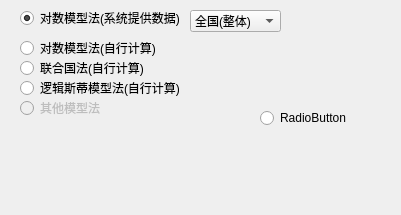
         <widget class="QWidget" name="page_23">
          <property name="geometry">
           <rect>
            <x>0</x>
            <y>0</y>
            <width>401</width>
            <height>215</height>
           </rect>
          </property>
          <attribute name="label">
           <string>预期寿命</string>
          </attribute>
          <widget class="QRadioButton" name="radioButton_237">
           <property name="geometry">
            <rect>
             <x>20</x>
             <y>10</y>
             <width>161</width>
             <height>16</height>
            </rect>
           </property>
           <property name="text">
            <string>对数模型法(系统提供数据)</string>
           </property>
           <property name="checked">
            <bool>true</bool>
           </property>
          </widget>
          <widget class="QRadioButton" name="radioButton_238">
           <property name="geometry">
            <rect>
             <x>260</x>
             <y>110</y>
             <width>89</width>
             <height>16</height>
            </rect>
           </property>
           <property name="text">
            <string>RadioButton</string>
           </property>
          </widget>
          <widget class="QRadioButton" name="radioButton_239">
           <property name="geometry">
            <rect>
             <x>20</x>
             <y>40</y>
             <width>141</width>
             <height>16</height>
            </rect>
           </property>
           <property name="text">
            <string>对数模型法(自行计算)</string>
           </property>
          </widget>
          <widget class="QRadioButton" name="radioButton_240">
           <property name="geometry">
            <rect>
             <x>20</x>
             <y>60</y>
             <width>131</width>
             <height>16</height>
            </rect>
           </property>
           <property name="text">
            <string>联合国法(自行计算)</string>
           </property>
          </widget>
          <widget class="QRadioButton" name="radioButton_241">
           <property name="geometry">
            <rect>
             <x>20</x>
             <y>80</y>
             <width>171</width>
             <height>16</height>
            </rect>
           </property>
           <property name="text">
            <string>逻辑斯蒂模型法(自行计算)</string>
           </property>
          </widget>
          <widget class="QRadioButton" name="radioButton_242">
           <property name="enabled">
            <bool>false</bool>
           </property>
           <property name="geometry">
            <rect>
             <x>20</x>
             <y>100</y>
             <width>89</width>
             <height>16</height>
            </rect>
           </property>
           <property name="text">
            <string>其他模型法</string>
           </property>
          </widget>
          <widget class="QComboBox" name="comboBox00_2">
           <property name="geometry">
            <rect>
             <x>190</x>
             <y>10</y>
             <width>91</width>
             <height>22</height>
            </rect>
           </property>
           <item>
            <property name="text">
             <string>全国(整体)</string>
            </property>
           </item>
           <item>
            <property name="text">
             <string>全国(分省合计)</string>
            </property>
           </item>
           <item>
            <property name="text">
             <string>北京</string>
            </property>
           </item>
           <item>
            <property name="text">
             <string>天津</string>
            </property>
           </item>
           <item>
            <property name="text">
             <string>河北</string>
            </property>
           </item>
           <item>
            <property name="text">
             <string>山西</string>
            </property>
           </item>
           <item>
            <property name="text">
             <string>辽宁</string>
            </property>
           </item>
           <item>
            <property name="text">
             <string>吉林</string>
            </property>
           </item>
           <item>
            <property name="text">
             <string>黑龙江</string>
            </property>
           </item>
           <item>
            <property name="text">
             <string>上海</string>
            </property>
           </item>
           <item>
            <property name="text">
             <string>浙江</string>
            </property>
           </item>
           <item>
            <property name="text">
             <string>安徽</string>
            </property>
           </item>
           <item>
            <property name="text">
             <string>福建</string>
            </property>
           </item>
           <item>
            <property name="text">
             <string>江西</string>
            </property>
           </item>
           <item>
            <property name="text">
             <string>广西</string>
            </property>
           </item>
           <item>
            <property name="text">
             <string>陕西</string>
            </property>
           </item>
           <item>
            <property name="text">
             <string>海南</string>
            </property>
           </item>
           <item>
            <property name="text">
             <string>四川</string>
            </property>
           </item>
           <item>
            <property name="text">
             <string>贵州</string>
            </property>
           </item>
           <item>
            <property name="text">
             <string>湖南</string>
            </property>
           </item>
           <item>
            <property name="text">
             <string>河南</string>
            </property>
           </item>
           <item>
            <property name="text">
             <string>广东</string>
            </property>
           </item>
           <item>
            <property name="text">
             <string>湖北</string>
            </property>
           </item>
           <item>
            <property name="text">
             <string>西藏</string>
            </property>
           </item>
           <item>
            <property name="text">
             <string>重庆</string>
            </property>
           </item>
           <item>
            <property name="text">
             <string>云南</string>
            </property>
           </item>
           <item>
            <property name="text">
             <string>山东</string>
            </property>
           </item>
           <item>
            <property name="text">
             <string>江苏</string>
            </property>
           </item>
           <item>
            <property name="text">
             <string>内蒙古</string>
            </property>
           </item>
           <item>
            <property name="text">
             <string>甘肃</string>
            </property>
           </item>
           <item>
            <property name="text">
             <string>青海</string>
            </property>
           </item>
           <item>
            <property name="text">
             <string>宁夏</string>
            </property>
           </item>
           <item>
            <property name="text">
             <string>新疆</string>
            </property>
           </item>
          </widget>
         </widget>
